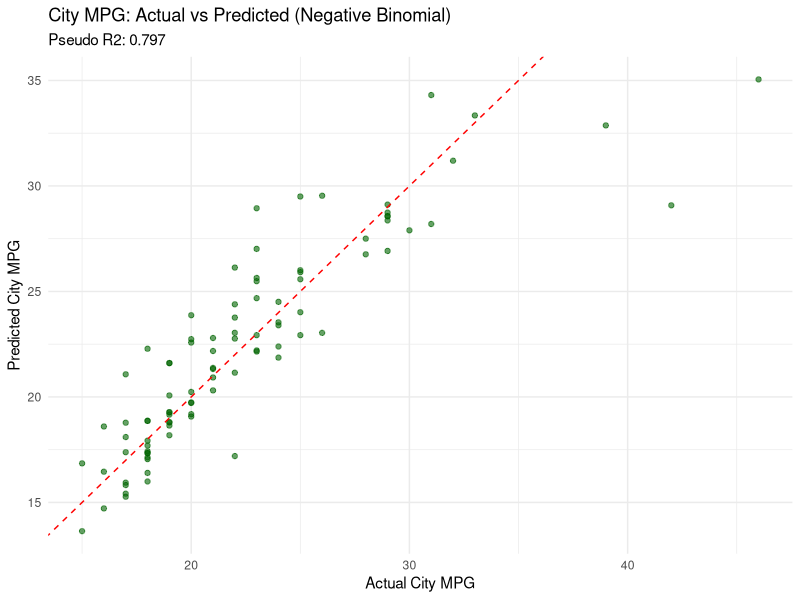

R code for this plot:
# ==============================================================================
# SCRIPT 8d: STEPWISE NEGATIVE BINOMIAL REGRESSION (Final Step)
# Dependent Variable: CityMPG
# Family: Negative Binomial (Selected via AIC)
# ==============================================================================

library(MASS) # Required for glm.nb

# Load data (ensure clean load)
cars_data <- read.csv("cleaned_93Cars.csv", stringsAsFactors = TRUE)

# *Re-apply Factor Order for Cylinders* (CSV does not store factor order metadata)
cars_data$NumberOfCylinders <- factor(cars_data$NumberOfCylinders, 
                                      levels = c("3", "4", "5", "6", "8", "rotary"))

# *Re-apply Factor Order for AirBags (Ordinal Variable)*
# Hierarchy: none < driver only < driver & passenger
cars_data$AirBags <- factor(cars_data$AirBags, 
                            levels = c("none", "driver only", "driver & passenger"), 
                            ordered = TRUE)

# Filter data to exclude Price/Target Leakage as agreed
count_data <- subset(cars_data, select = -c(Manufacturer, Model, 
                                            MinimumPrice, MidrangePrice, MaximumPrice, 
                                            HighwayMPG, TotalAvgMPG))

# --- STEP 4: FIT & REFINE MODEL ---
print(">>> STEP 4: Stepwise Negative Binomial Regression <<<")

# A. DEFINE STARTING MODEL
# We include the variables found in your TREE: 
#   Weight, Length, ERM, NumberOfCylinders, FuelTankCapacity
# PLUS the key factors from your tapply analysis:
#   ManualTrans, DriveTrainType, Type
# Note: We use glm.nb() because Negative Binomial was better than Poisson.

start_model <- glm.nb(CityMPG ~ Weight + Length + ERM + NumberOfCylinders + 
                        FuelTankCapacity + ManualTrans + DriveTrainType + Type, 
                      data = count_data)

print("--- Starting Model Summary (Before Stepwise) ---")
print(summary(start_model))

# B. RUN STEPWISE SELECTION (AIC Optimization)
# Direction = "both" tries adding/removing variables to find the best fit.
final_model <- step(start_model, direction = "both", trace = 0)

print("--- Final Stepwise Model Summary ---")
print(summary(final_model))

# C. INTERPRETATION (Multiplicative Effects)
# Coefficients in GLM are on the log scale. We exponentiate them.
# Example: If exp(coef) for Weight is 0.999, then +1 lb weight = 99.9% of original MPG.
print("--- Multiplicative Effects (exp(coef)) ---")
print(round(exp(coef(final_model)), 5))

# D. GOODNESS OF FIT
# Check Residual Deviance vs Degrees of Freedom
print(paste("Residual Deviance:", round(final_model$deviance, 2)))
print(paste("Degrees of Freedom:", final_model$df.residual))

# Pseudo R-Squared (1 - Deviance/Null Deviance)
pseudo_r2 <- 1 - (final_model$deviance / final_model$null.deviance)
print(paste("Pseudo R-Squared:", round(pseudo_r2, 4)))

# E. VISUALIZATION OF PREDICTIONS
# Plot Actual vs Predicted
predictions <- predict(final_model, type = "response")

library(ggplot2)
p_final <- ggplot(data.frame(Actual = count_data$CityMPG, Predicted = predictions), 
                  aes(x = Actual, y = Predicted)) +
  geom_point(color = "darkgreen", alpha = 0.6) +
  geom_abline(slope = 1, intercept = 0, color = "red", linetype = "dashed") +
  labs(title = "City MPG: Actual vs Predicted (Negative Binomial)",
       subtitle = paste("Pseudo R2:", round(pseudo_r2, 3)),
       x = "Actual City MPG", y = "Predicted City MPG") +
  theme_minimal()
print(p_final)
